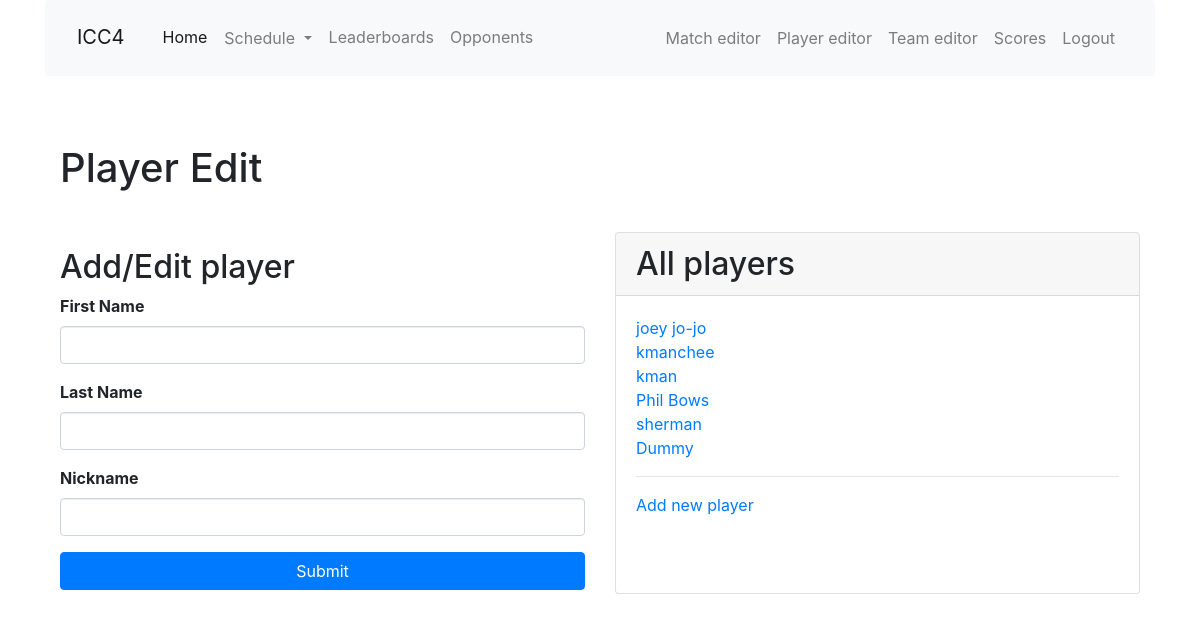
The app's page /player_edit, older data.
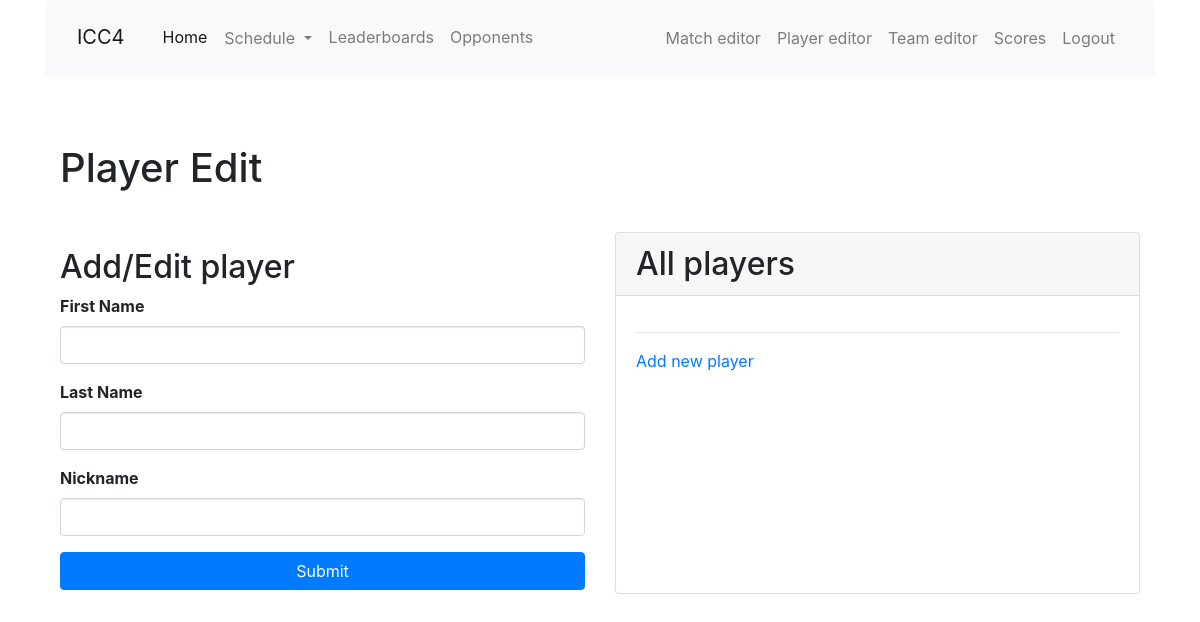
The same page, newer data.
### app/models.py (models this page shows, shortened)
class Player(db.Model):
    id = db.Column(db.Integer, primary_key=True)
    nickname = db.Column(db.String(64), index=True, unique=True)
    first_name = db.Column(db.String(64), index=True)
    last_name = db.Column(db.String(64), index=True)
    games = association_proxy('games_association', 'game')
    last_match_id = db.Column(db.Integer, db.ForeignKey('match.id'))
    last_match = db.relationship('Match', foreign_keys=[last_match_id])
    first_match_id = db.Column(db.Integer, db.ForeignKey('match.id'))
    first_match = db.relationship('Match', foreign_keys=[first_match_id])
    high_scores = db.relationship('HighScore', back_populates='player', lazy='dynamic')
    low_scores = db.relationship('LowScore', back_populates='player', lazy='dynamic')

### app/main/routes.py (the view, shortened to what this page needs)
@bp.route('/player_edit',  methods=['GET', 'POST'], defaults={'nickname': None})
@bp.route('/player_edit/<nickname>',  methods=['GET', 'POST'])
def player_edit(nickname):
    player = Player.query.filter_by(nickname=nickname).first()
    form = EditPlayerForm(obj=player)
    all_players = Player.query.all()
    return render_template('edit_player.html', title='Player Editor',
        form=form, player=player, all_players=all_players)

### app/main/forms.py (shortened to what this page needs)
class EditPlayerForm(FlaskForm):
    first_name = StringField('First Name', validators=[DataRequired()])
    last_name = StringField('Last Name', validators=[DataRequired()])
    nickname = StringField('Nickname')
    submit_new = SubmitField('Submit')
    submit_edit = SubmitField('Edit Player')
    submit_delete = SubmitField('Delete Player')
    def __init__(self, *args, **kwargs):
        super().__init__(*args, **kwargs)
        self.original_nickname = self.nickname

### app/templates/edit_player.html (shortened to what this page needs)
{% extends "base.html" %}
{% import 'bootstrap/wtf.html' as wtf %}
{% block app_content %}
<div class="container">
  <h1>Player Edit</h1>
  <br>
  <div class="row">
    <div class="col-md-6 mt-4"><h2>Add/Edit player</h2>
      <form class="form" method="post" role="form">
        {{ wtf.form_field(form.first_name) }}
        {{ wtf.form_field(form.last_name) }}
        {{ wtf.form_field(form.nickname) }}
        {% if player %}
        <h4 class="text-center text-muted">{{ player.nickname }}</h4>
        {{ wtf.form_field(form.submit_edit, button_map={'submit_edit': 'info my-1 btn-block'}) }}
        {{ wtf.form_field(form.submit_delete, hidden="true", button_map={'submit_delete': 'danger my-1 btn-block'}) }}
        <button type="button" id="modal-click" class="btn btn-danger btn-block my-1" data-toggle="modal" data-target="#confirmModal">Delete Player</button>
        {% else %}
        {{ wtf.form_field(form.submit_new, button_map={'submit_new': 'primary my-1 btn-block'}) }}
        {% endif %}
      </form>
    </div>
    <div class="col-md-6 mt-2">
      <div class="card h-100">
        <h2 class="card-header">All players</h2>
        <div class="card-body">
          <ul class="list-unstyled">
          {% for p in all_players %}
          <li><a href="{{ url_for('main.player_edit', nickname=p.nickname) }}">{{ p.nickname }}</a></li>
          {% endfor %}
          </ul>
          <hr>
          <a href="{{ url_for('main.player_edit') }}">Add new player</a>
        </div>
      </div>
    </div>
  </div>
</div>
{% endblock %}

Row changes from the older to the newer data that the page shows:
removed Player: nickname "joey jo-jo"
removed Player: nickname "kmanchee"
removed Player: nickname "kman"
removed Player: nickname "Phil Bows"
removed Player: nickname "sherman"
removed Player: nickname "Dummy"
